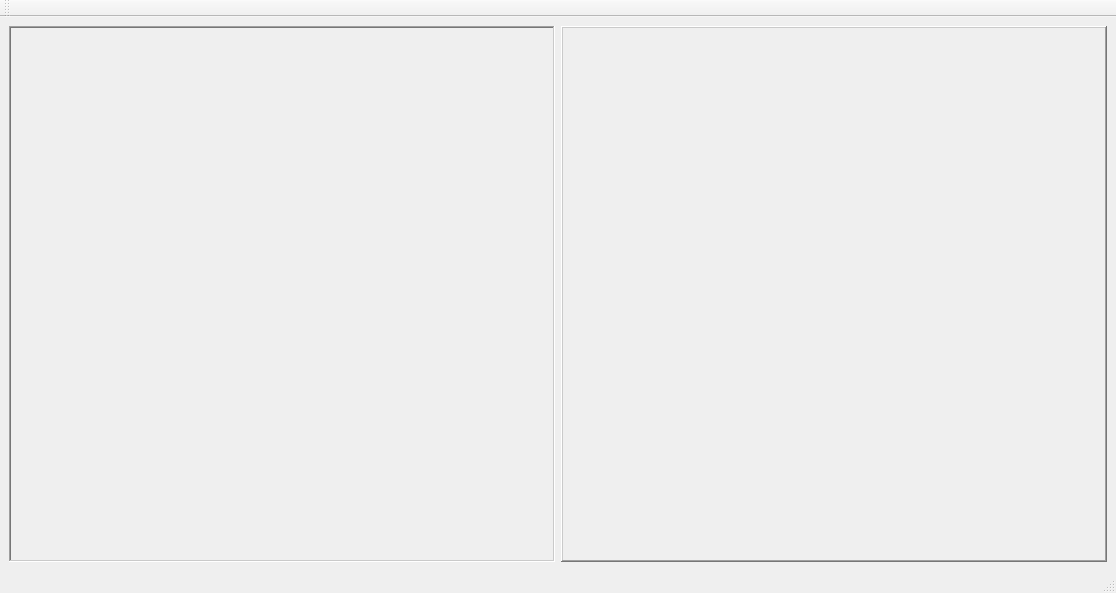
<?xml version="1.0" encoding="UTF-8"?>
<ui version="4.0">
 <class>MainWindow</class>
 <widget class="QMainWindow" name="MainWindow">
  <property name="geometry">
   <rect>
    <x>0</x>
    <y>0</y>
    <width>1116</width>
    <height>593</height>
   </rect>
  </property>
  <property name="windowTitle">
   <string>Зона поражения</string>
  </property>
  <widget class="QWidget" name="centralwidget">
   <layout class="QHBoxLayout" name="horizontalLayout">
    <item>
     <widget class="QFrame" name="frame_map">
      <property name="frameShape">
       <enum>QFrame::WinPanel</enum>
      </property>
      <property name="frameShadow">
       <enum>QFrame::Sunken</enum>
      </property>
      <layout class="QGridLayout" name="gridLayout">
       <item row="0" column="0">
        <layout class="QGridLayout" name="map_lay"/>
       </item>
      </layout>
     </widget>
    </item>
    <item>
     <widget class="QFrame" name="frame_pane">
      <property name="frameShape">
       <enum>QFrame::WinPanel</enum>
      </property>
      <property name="frameShadow">
       <enum>QFrame::Raised</enum>
      </property>
     </widget>
    </item>
   </layout>
  </widget>
  <widget class="QMenuBar" name="menubar">
   <property name="geometry">
    <rect>
     <x>0</x>
     <y>0</y>
     <width>1116</width>
     <height>26</height>
    </rect>
   </property>
  </widget>
  <widget class="QStatusBar" name="statusbar"/>
  <widget class="QToolBar" name="mainToolBar">
   <property name="windowTitle">
    <string>toolBar</string>
   </property>
   <attribute name="toolBarArea">
    <enum>TopToolBarArea</enum>
   </attribute>
   <attribute name="toolBarBreak">
    <bool>false</bool>
   </attribute>
  </widget>
 </widget>
 <resources/>
 <connections/>
</ui>
